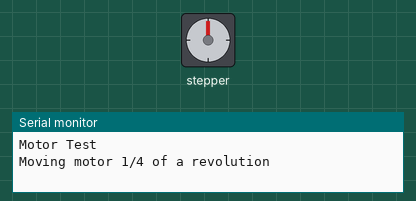
The sketch below on a simulated Arduino Uno, built with avr-gcc and run on an emulated ATmega328P. Parts: stepper motor, the last lines printed to the serial monitor. Stepper angles assume 200 steps per turn.

Above: at 0.05 s.
At 0.45 s:
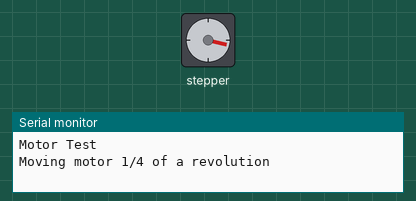
At 0.85 s:
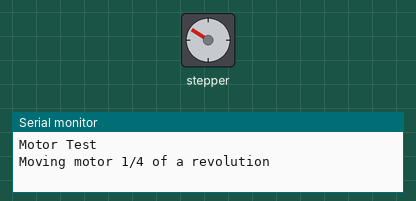
At 2.1 s:
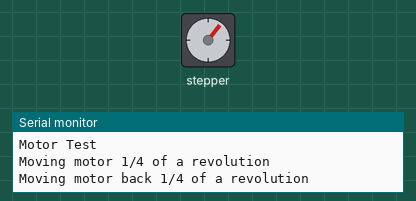
Timing chart, 0 to 6.2 s (numbered marks = the images above):
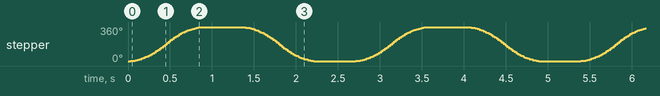

The sketch:

stepper.ino
```cpp
#include <AccelStepper.h>

// Define the stepper motor connections
#define dirPin 2  // Direction
#define stepPin 3 // Step

// Create an instance of the AccelStepper class
AccelStepper stepper(AccelStepper::DRIVER, stepPin, dirPin, 0, 0, false);

// #define stepsPerRevolution 200 * 8 // 200 steps per revolution * 8 microsteps
// #define stepsPerRevolution 200 * 2 // 200 steps per revolution * 2 microsteps
#define stepsPerRevolution 200 * 4 // 200 steps per revolution * 2 microsteps

void setup()
{
    Serial.begin(115200); // Start the serial communication

    // Set the maximum speed and acceleration
    // stepper.setMaxSpeed(20000);
    // stepper.setAcceleration(10000);
    stepper.setMaxSpeed(2000);
    stepper.setAcceleration(1000);

    // Set the enable pin for the stepper motor driver and
    // invert it because we are using a DRV8825 board with an
    // active-low enable signal (LOW = enabled, HIGH = disabled)
    stepper.setEnablePin(5);
    stepper.setPinsInverted(false, false, true);

    // Set the initial position
    stepper.setCurrentPosition(0);

    // Enable the motor outputs
    stepper.enableOutputs();

    Serial.println("Motor Test");
}

void loop()
{
    // Move the motor 1/4 of a revolution
    Serial.println("Moving motor 1/4 of a revolution");
    stepper.runToNewPosition(stepsPerRevolution / 4);

    // Wait for half a second
    delay(500);

    // Move the motor back 1/4 of a revolution
    Serial.println("Moving motor back 1/4 of a revolution");
    stepper.runToNewPosition(0);

    // Wait for half a second
    delay(500);
}
```

Measured:
- by itself, stepper: turns 360° clockwise in 0.84 s, then 360° counter-clockwise in 0.84 s, repeating every 2.7 s
